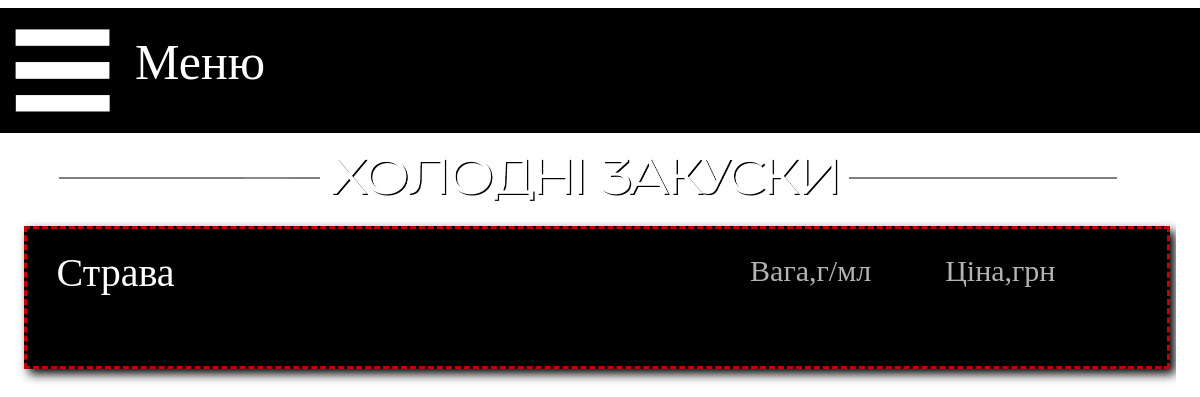
The page /zak-cold on the database as committed earlier.
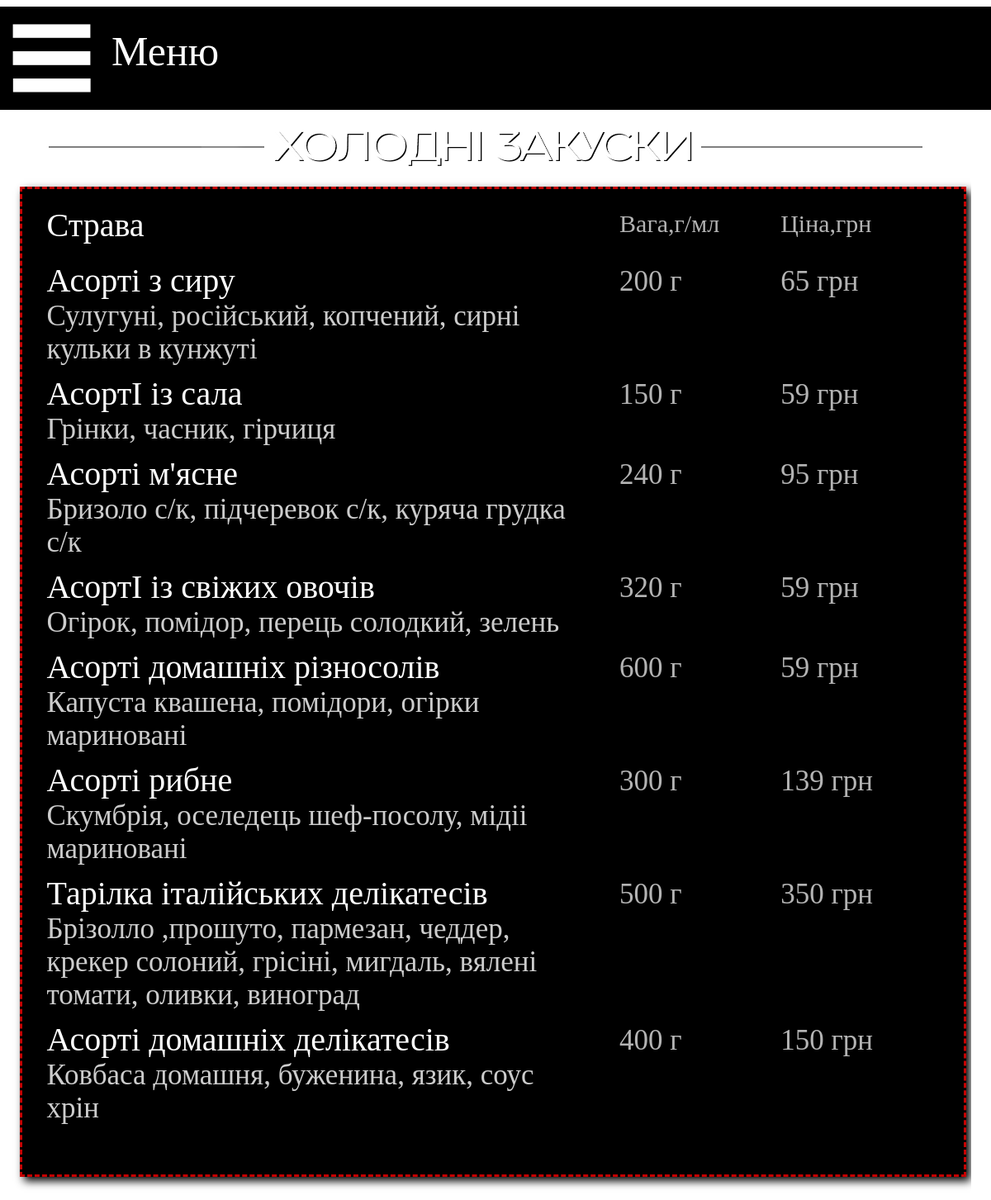
The same page on the database as committed later.
### main/models.py (models this page shows, shortened)
class Menu_pub_zak_cold(models.Model):
    name = models.CharField('Название', max_length=40)
    weight = models.CharField('Вес', max_length=10)
    spec = models.CharField('Состав', max_length=200, blank=True)
    price = models.CharField('Цена', max_length=10)
    image = models.ImageField(upload_to="pub", default='pub/empty.png')
    class Meta:
        verbose_name = 'Закуска холодные'
        verbose_name_plural = 'Закуски холодные'

### main/views.py (the view)
# urls.py: path('zak-cold', views.pub_zak_cold, name='zak_cold'),
def pub_zak_cold(request):
    dish = Menu_pub_zak_cold.objects.all()
    n1 = pub_news.objects.all()
    return render(request, 'main/pub_zak_cold.html', {'Menu': dish, 'news': n1})

### main/templates/main/pub_zak_cold.html (shortened to what this page needs)
{% extends 'main/base_pub.html' %}
{% load static %}
{% block content_top %}
<div class="content_top">
    <img src="{% static 'img/content_top_2/zak_cold.png' %}" width="100%" height="100%">
</div>
{% endblock %}
{% block content2 %}
<div class="menu_list">
    <div class="menu_list_in">
        <div style="width: 100%; float: left">
            <div class="menu_list_head_name">Страва</div>
            <div class="menu_list_head_price">Цiна,грн</div>
            <div class="menu_list_head_weight">Вага,г/мл</div>
        </div>
        {% for el in Menu %}
        <div style="width: 100%; float: left">
            <div class="menu_list_name">{{el.name}}</div>
            <div class="menu_list_price">{{el.price}}</div>
            <div class="menu_list_weight">{{el.weight}}</div>
            <div class="menu_list_spec">{{el.spec}}</div>
        </div>
        {% endfor %}
    </div>
</div>
{% endblock %}

### main/templates/main/base_pub.html (shortened to what this page needs)
{% load static %}
<html>
<head>
	<link href="{% static 'css/style2.css'%}" rel="stylesheet">
	<link href="{% static 'css/adaptive2.css'%}" rel="stylesheet">
	<link href = "{% static 'eastman/stylesheet.css'%}" rel = "stylesheet" type = "text/css" />
</head>
<body class="body">
<div class="mobile_top">
			<div class="mobile_top_menu_button" onclick="onMenu('mobile_menu')">
			</div>
            <div class="mobile_toptext">
                Меню
            </div>
			<a href="{% url 'pub_main' %}">
				<div class="mobile_top_logo">
				</div>
			</a>
		</div>>
		<div class="content">
			<div class="incontent">
				<div class="scroll" >
					{% block content_top %}
					{% endblock %}
					<div id="menu2" class="inscroll_list">
						{% block content2 %}
						{% endblock%}
					</div>
				</div>
			</div>
		</div>
</body>
</html>

### main/static/css/style2.css (style rules this page uses)
a { text-decoration: none; color: inherit; cursor: default; }
.mobile_top { width: 100%; height: 125px; background: black; display: none; z-index: 10; position: fixed; float: top; }
.mobile_top_menu_button { width: 125px; height: 125px; float: left; background: url("storage/mobile_list.png"); background-size: 100%; }
.mobile_top_logo { width: 115px; height: 115px; margin: auto; background: url("storage/pub_logo.png"); background-size: 100%; }
.mobile_toptext { font-family: Eastman; font-size: 50px; margin-top: 25px; margin-left: 10px; float: left; color: white; }
.body { background-image: url(storage/back_pub1.png); background-size: 100%; margin-right: auto; margin-left: auto; }
.content { width: 65%; height: 79%; float: left; }
.incontent { float: left; width: 95%; height: 100%; }
.inscroll_list { width: 100%; height: auto; float: left; margin-left: 2%; display: block; margin-bottom: 100px; }
.menu_list { float: left; width: 97%; height: auto; background-color: black; border: 3px dashed #c50000; box-shadow: 5px 5px 10px black; }
.menu_list_in { float: left; width: 95%; height: auto; margin-left: 30px; margin-top: 20px; margin-right: 20px; margin-bottom: 60px; }
.menu_list_head_name { width: 73%; float: left; font-family: Eastman; color: white; font-size: 25px; margin-bottom: 10px; }
.menu_list_head_weight { margin-top: 5px; width: 15%; float: right; font-family: Eastman; color: white; font-size: 15px; opacity: 70%; margin-bottom: 10px; }
.menu_list_head_price { margin-top: 5px; width: 12%; float: right; font-family: Eastman; color: white; font-size: 15px; opacity: 70%; margin-bottom: 10px; }
.menu_list_name { width: 73%; float: left; font-family: Eastman; color: white; font-size: 20px; margin-top: 10px; }
.menu_list_spec { width: 76%; float: left; font-family: Eastman; color: white; font-size: 15px; opacity: 80%; }
.menu_list_weight { width: 15%; float: right; font-family: Eastman; color: white; font-size: 15px; opacity: 70%; margin-top: 15px; }
.menu_list_price { width: 12%; float: right; font-family: Eastman; color: white; font-size: 15px; opacity: 70%; margin-top: 15px; }
.content_top { margin-left: 5%; margin-top: 0.75%; width: 90%; height: 13.5%; }
.scroll { width: 100%; height: 100%; scroll-behavior: smooth; overflow: auto; }

### main/static/css/adaptive2.css (style rules this page uses)
@media only screen and (max-width: 1200px) { .body { background-image: url(storage/back_pub.png); } }
@media only screen and (max-width: 1200px) { .incontent { width: 98%; } }
@media only screen and (max-width: 1200px) { .content { width: 100%; height: 100%; } }
@media only screen and (max-width: 1200px) { .content_top { margin-top: 100px; height: 100px; } }
@media only screen and (max-width: 1200px) { .scroll { width: 100%; height: 100%; } }
@media only screen and (max-width: 1200px) { .mobile_top { display: block; } }
@media only screen and (max-width: 1200px) { .menu_list_head_name { font-size: 40px; width: 50%; } }
@media only screen and (max-width: 1200px) { .menu_list_head_weight { font-size: 30px; width: 18%; } }
@media only screen and (max-width: 1200px) { .menu_list_head_price { font-size: 30px; width: 18%; } }
@media only screen and (max-width: 1200px) { .menu_list_name { font-size: 40px; width: 60%; } }
@media only screen and (max-width: 1200px) { .menu_list_spec { font-size: 35px; width: 60%; } }
@media only screen and (max-width: 1200px) { .menu_list_weight { font-size: 35px; width: 18%; } }
@media only screen and (max-width: 1200px) { .menu_list_price { font-size: 35px; width: 18%; } }

Rows that differ between the two databases and show on the page:
added Menu_pub_zak_cold: name "Асортi з сиру", price "65 грн", weight "200 г", spec "Сулугунi, росiйський, копчений, сирнi кульки в кунжутi"
added Menu_pub_zak_cold: name "АсортI iз сала", price "59 грн", weight "150 г", spec "Грiнки, часник, гiрчиця"
added Menu_pub_zak_cold: name "Асортi м'ясне", price "95 грн", weight "240 г", spec "Бризоло с/к, пiдчеревок с/к, куряча грудка с/к"
added Menu_pub_zak_cold: name "АсортI iз свiжих овочiв", price "59 грн", weight "320 г", spec "Огiрок, помiдор, перець солодкий, зелень"
added Menu_pub_zak_cold: name "Асортi домашнiх рiзносолiв", price "59 грн", weight "600 г", spec "Капуста квашена, помiдори, огiрки маринованi"
added Menu_pub_zak_cold: name "Асортi рибне", price "139 грн", weight "300 г", spec "Скумбрiя, оселедець шеф-посолу, мiдii маринованi"
added Menu_pub_zak_cold: name "Тарілка італійських делікатесів", price "350 грн", weight "500 г", spec "Брізолло ,прошуто, пармезан, чеддер, крекер солоний, грісіні, мигдаль, вялені томати, оливки, виноград"
added Menu_pub_zak_cold: name "Асортi домашнiх делiкатесiв", price "150 грн", weight "400 г", spec "Ковбаса домашня, буженина, язик, соус хрiн"
